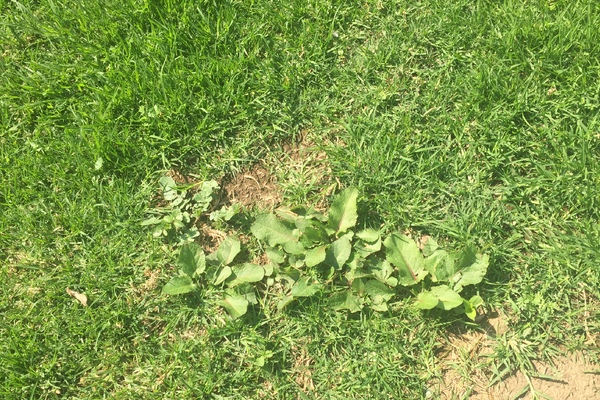
#> input picture 1924_croped.jpg, 600 x 400 px; its folder holds only this picture in this run
$ python -i barbecho.py   (imports and definitions only)
#> lines starting #> are read from the running program, lines starting #| are printed output that depends on the picture; after the words box and inside, x2 and y2 are one past the last pixel; in counts of white or black regions, pixels touching at a corner belong together
import cv2 as cv
import numpy as np
import os
import pandas as pd
import math

DEBUG: bool = False
font = cv.FONT_HERSHEY_SIMPLEX
position = (50, 50)  # Coordinates (x, y) where you want to place the text
font_scale = 2  # Font scale
font_color = (0, 0, 0)  # Font color in BGR format (green in this case)
font_thickness = 7  # Font thickness


def calculate_barbecho_percent(IMAGE_PATH: str) -> dict:
#> called with IMAGE_PATH = '../1924_croped.jpg'
    img = cv.imread(IMAGE_PATH)
#> img is the input picture: shape (400, 600, 3); mean B, G, R 74.1, 155, 129
    hsv = cv.cvtColor(img, cv.COLOR_BGR2HSV_FULL)
#> hsv: shape (400, 600, 3); mean H, S, V 56.1, 142.4, 156.1
    lower_green = np.array([50,100,50])
    upper_green = np.array([70,255,255])

    mask = cv.inRange(hsv, lower_green, upper_green)
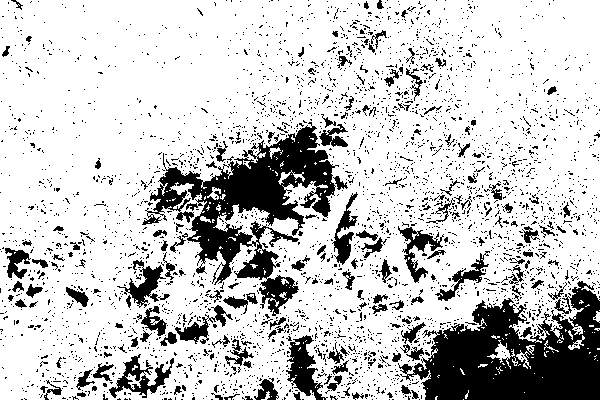
#> mask: shape (400, 600); 79% white; 3365 black regions (3192 under 20 px), largest, box (x1, y1, x2, y2) and area: (398, 281, 600, 400) 13648, (142, 122, 339, 316) 12273, (286, 335, 328, 400) 1200
    res = cv.bitwise_and(img, img, mask=mask)
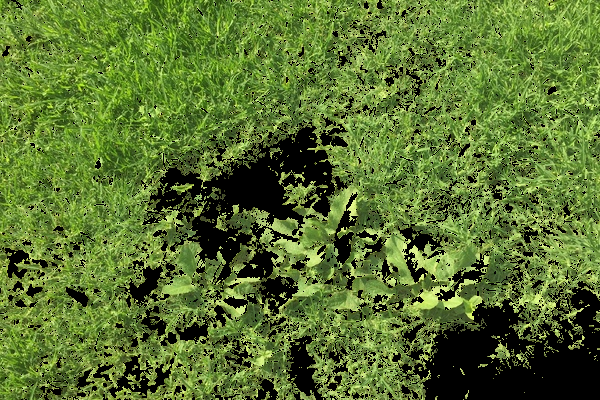
#> res: shape (400, 600, 3); mean B, G, R 48.8, 115.3, 90.2

    #_, binary_mask = cv.threshold(mask, 1, 255, cv.THRESH_BINARY)

    binary_mask = np.asarray(mask)

    binary_mask = binary_mask.flatten()

    func = np.vectorize(lambda x: 0 if x <= 50 else 255)

    binary_mask = func(binary_mask)

    print(f'BM Shape: {binary_mask.shape}') if DEBUG else ...

    ones: int = np.count_nonzero(binary_mask == 255) # ONE REPRESENT THE PLANT
#> ones = 189570
    zeros: int = np.count_nonzero(binary_mask == 0) # ZERO REPRESENT THE BARBECHO
#> zeros = 50430
    nn: int = np.sum((binary_mask != 0) & (binary_mask != 255))
#> nn = 0

    p: int = (ones/zeros)*100
#> p = 375.9

    print(f'W: {ones}\nB: {zeros}\nNN: {nn}') if DEBUG else ...
    print(f'Q: {(ones/zeros)*100}') if DEBUG else ...

    res = cv.resize(mask, (1080, 720))
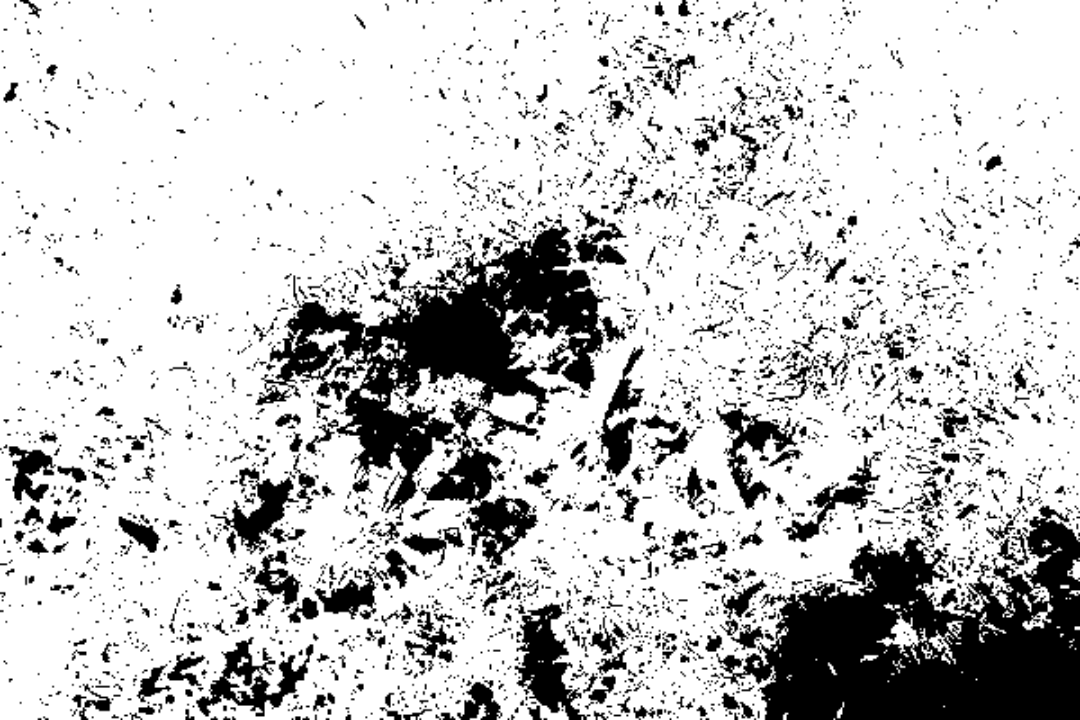
#> res: shape (720, 1080); min 0, max 255, mean 201.4
    img = cv.resize(img, (1080, 720))
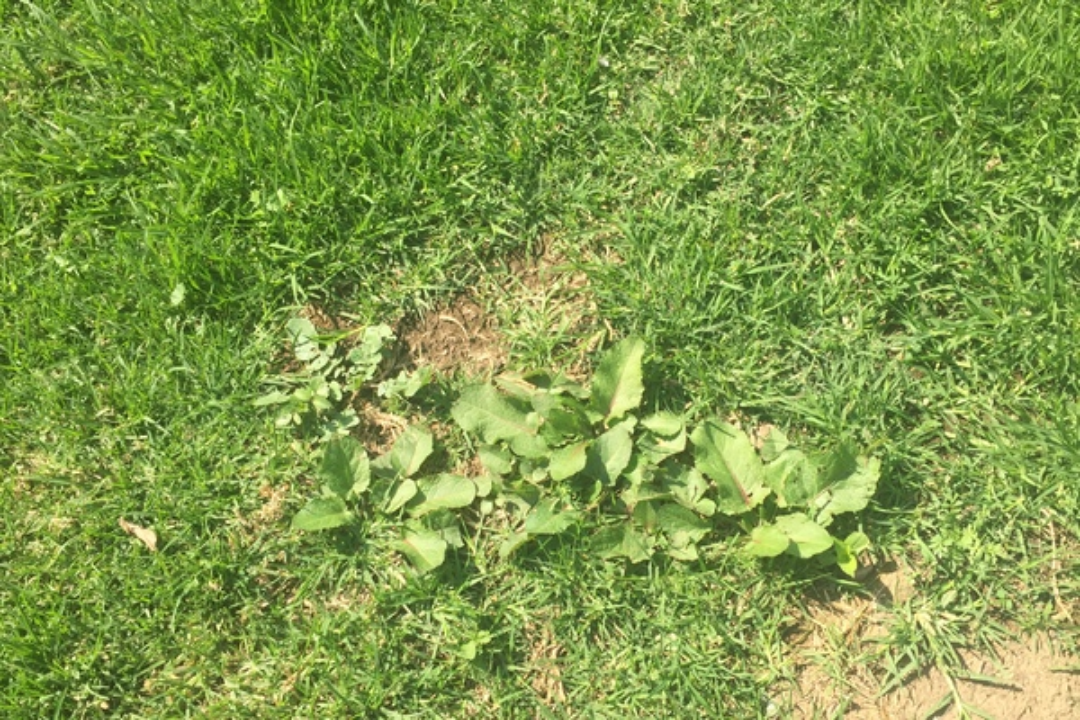
#> img: shape (720, 1080, 3); mean B, G, R 74, 154.9, 128.8
    img = cv.putText(img, f'porcentaje de barbecho: {round(p, 1)}%', position, font, font_scale, font_color, font_thickness)
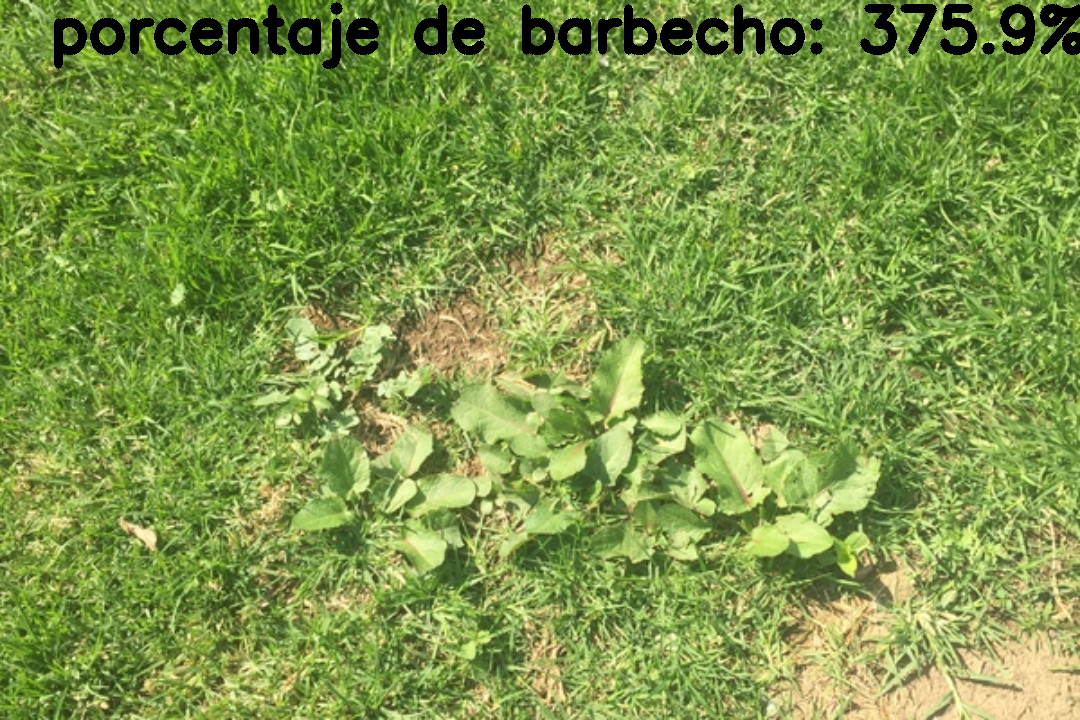
#> img: shape (720, 1080, 3); 2.67% of pixels changed, all inside (x1, y1, x2, y2) = (54, 2, 1080, 69)

    h1, w1 = res.shape[:2]
#> h1 = 720; w1 = 1080
    h2, w2 = img.shape[:2]
#> h2 = 720; w2 = 1080

    #create empty matrix
    vis = np.zeros((max(h1, h2), w1+w2,3), np.uint8)

    #combine 2 images
    vis[:h1, :w1, 2] = res
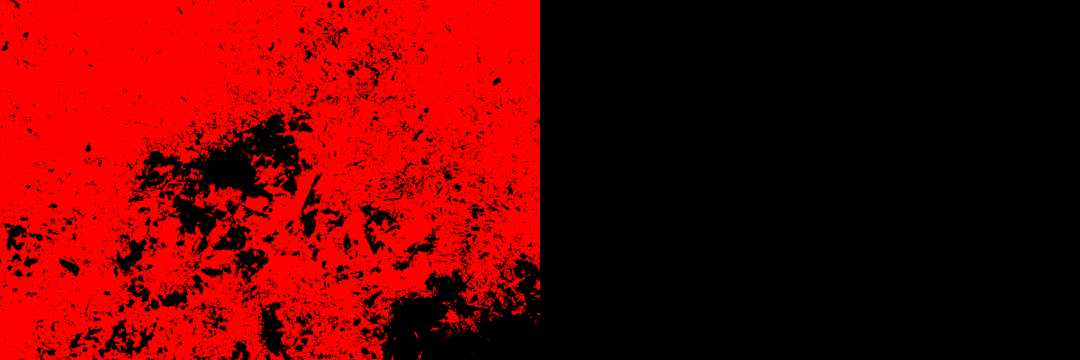
#> vis: shape (720, 2160, 3) (shown at 1/2 size); mean of channels 0, 1, 2 0, 0, 100.7; drawn as B, G, R
    vis[:h2, w1:w1+w2,:3] = img
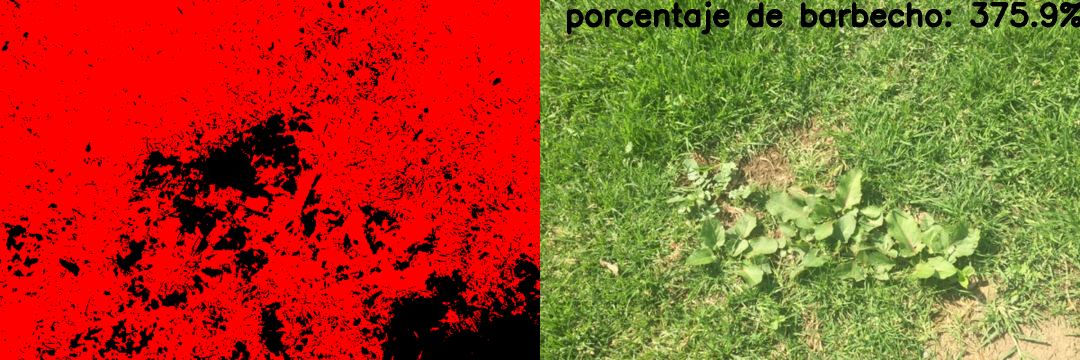
#> vis: shape (720, 2160, 3) (shown at 1/2 size); mean of channels 0, 1, 2 36.2, 75.5, 163.6; drawn as B, G, R

    cv.imwrite(f'output/{os.path.basename(IMAGE_PATH)}', vis)

    if DEBUG:
        cv.imshow("binary_mask", cv.resize(mask, (1080, 720)))
        if cv.waitKey(0):
            cv.destroyAllWindows()

    p = 100-p
#> p = -275.9

    return {'barbecho_percent' : p}

acumulativa: list = []

"""
for i in os.listdir('img'):
    q: dict = calculate_barbecho_percent(f'img/{i}')
    p: int = 100 - q['barbecho_percent']
    acumulativa.append(p)
    print(f'{i} -> {p}')

print(sum(acumulativa)/len(acumulativa))
"""

>>> result = calculate_barbecho_percent('../1924_croped.jpg')
#> result = {'barbecho_percent': -275.9}

$ run again, on quitar-malas-hierbas-1-outils-wolf.jpg
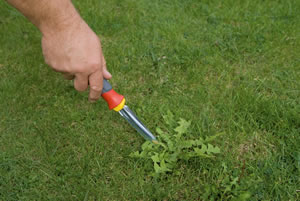
#> input picture quitar-malas-hierbas-1-outils-wolf.jpg, 300 x 201 px
#> in calculate_barbecho_percent, img is the input picture: shape (201, 300, 3); mean B, G, R 50.8, 108.6, 93.4
#> hsv: shape (201, 300, 3); mean H, S, V 54.3, 145.4, 112.8
#> in calculate_barbecho_percent, `mask = cv.inRange(hsv, lower_green, upper_green)`:
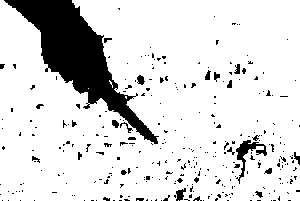
#> mask: shape (201, 300); 85.8% white; 308 black regions (282 under 20 px), largest, box (x1, y1, x2, y2) and area: (4, 0, 159, 144) 6307, (236, 140, 267, 184) 353, (176, 188, 186, 201) 79
#> ones = 51743
#> zeros = 8557
#> nn = 0
#> in calculate_barbecho_percent, `p: int = (ones/zeros)*100`: p = 604.7
#> in calculate_barbecho_percent, `vis[:h2, w1:w1+w2,:3] = img`:
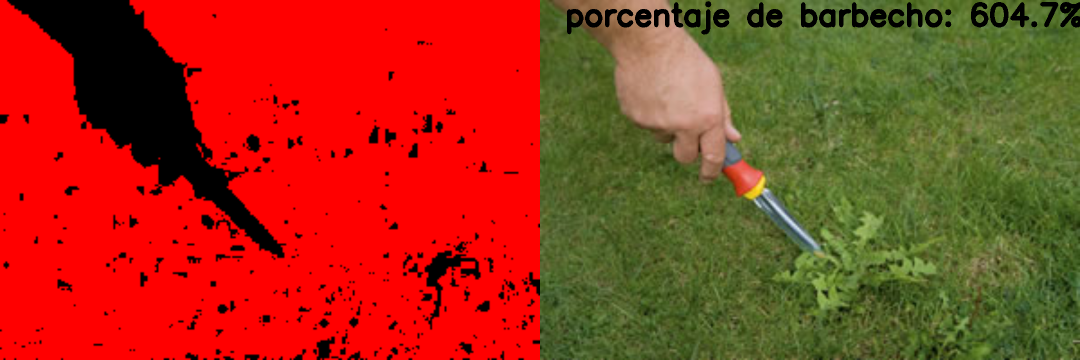
#> vis: shape (720, 2160, 3) (shown at 1/2 size); mean of channels 0, 1, 2 24.6, 52.7, 154.6; drawn as B, G, R
#> in calculate_barbecho_percent, `p = 100-p`: p = -504.7
#> result = {'barbecho_percent': -504.7}
